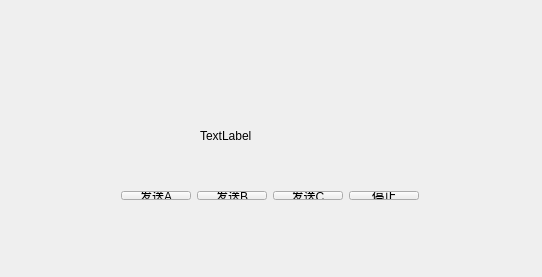
<?xml version="1.0" encoding="UTF-8"?>
<ui version="4.0">
 <class>Widget</class>
 <widget class="QWidget" name="Widget">
  <property name="geometry">
   <rect>
    <x>0</x>
    <y>0</y>
    <width>542</width>
    <height>277</height>
   </rect>
  </property>
  <property name="windowTitle">
   <string>Widget</string>
  </property>
  <widget class="QLabel" name="label">
   <property name="geometry">
    <rect>
     <x>200</x>
     <y>110</y>
     <width>161</width>
     <height>51</height>
    </rect>
   </property>
   <property name="text">
    <string>TextLabel</string>
   </property>
  </widget>
  <widget class="QWidget" name="">
   <property name="geometry">
    <rect>
     <x>110</x>
     <y>180</y>
     <width>320</width>
     <height>31</height>
    </rect>
   </property>
   <layout class="QHBoxLayout" name="horizontalLayout">
    <item>
     <widget class="QPushButton" name="pushButton">
      <property name="text">
       <string>发送A</string>
      </property>
     </widget>
    </item>
    <item>
     <widget class="QPushButton" name="pushButton_2">
      <property name="text">
       <string>发送B</string>
      </property>
     </widget>
    </item>
    <item>
     <widget class="QPushButton" name="pushButton_3">
      <property name="text">
       <string>发送C</string>
      </property>
     </widget>
    </item>
    <item>
     <widget class="QPushButton" name="pushButton_4">
      <property name="text">
       <string>停止</string>
      </property>
     </widget>
    </item>
   </layout>
  </widget>
 </widget>
 <layoutdefault spacing="6" margin="11"/>
 <resources/>
 <connections/>
</ui>
